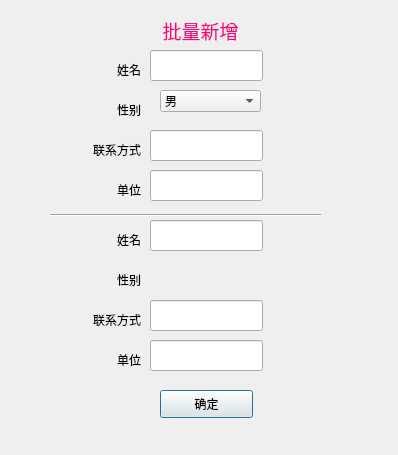
<?xml version="1.0" encoding="UTF-8"?>
<ui version="4.0">
 <class>Dialog</class>
 <widget class="QDialog" name="Dialog">
  <property name="geometry">
   <rect>
    <x>0</x>
    <y>0</y>
    <width>398</width>
    <height>455</height>
   </rect>
  </property>
  <property name="windowTitle">
   <string>Dialog</string>
  </property>
  <widget class="QPushButton" name="conFrim">
   <property name="geometry">
    <rect>
     <x>160</x>
     <y>390</y>
     <width>93</width>
     <height>28</height>
    </rect>
   </property>
   <property name="text">
    <string>确定</string>
   </property>
  </widget>
  <widget class="Line" name="line">
   <property name="geometry">
    <rect>
     <x>50</x>
     <y>200</y>
     <width>271</width>
     <height>31</height>
    </rect>
   </property>
   <property name="orientation">
    <enum>Qt::Horizontal</enum>
   </property>
  </widget>
  <widget class="QLabel" name="ProjectName_2">
   <property name="geometry">
    <rect>
     <x>110</x>
     <y>10</y>
     <width>181</width>
     <height>41</height>
    </rect>
   </property>
   <property name="text">
    <string>&lt;html&gt;&lt;head/&gt;&lt;body&gt;&lt;p align=&quot;center&quot;&gt;&lt;span style=&quot; font-size:14pt; color:#ff007f;&quot;&gt;批量新增&lt;/span&gt;&lt;/p&gt;&lt;/body&gt;&lt;/html&gt;</string>
   </property>
  </widget>
  <widget class="QLabel" name="password_2">
   <property name="geometry">
    <rect>
     <x>80</x>
     <y>100</y>
     <width>61</width>
     <height>20</height>
    </rect>
   </property>
   <property name="text">
    <string>&lt;html&gt;&lt;head/&gt;&lt;body&gt;&lt;p align=&quot;right&quot;&gt;性别&lt;/p&gt;&lt;/body&gt;&lt;/html&gt;</string>
   </property>
  </widget>
  <widget class="QLabel" name="Contact_2">
   <property name="geometry">
    <rect>
     <x>80</x>
     <y>140</y>
     <width>61</width>
     <height>20</height>
    </rect>
   </property>
   <property name="text">
    <string>&lt;html&gt;&lt;head/&gt;&lt;body&gt;&lt;p align=&quot;right&quot;&gt;联系方式&lt;/p&gt;&lt;/body&gt;&lt;/html&gt;</string>
   </property>
  </widget>
  <widget class="QLineEdit" name="passwordEdit_4">
   <property name="geometry">
    <rect>
     <x>150</x>
     <y>170</y>
     <width>113</width>
     <height>31</height>
    </rect>
   </property>
  </widget>
  <widget class="QLineEdit" name="userNameEdit_2">
   <property name="geometry">
    <rect>
     <x>150</x>
     <y>50</y>
     <width>113</width>
     <height>31</height>
    </rect>
   </property>
  </widget>
  <widget class="QLabel" name="userName_2">
   <property name="geometry">
    <rect>
     <x>70</x>
     <y>60</y>
     <width>71</width>
     <height>20</height>
    </rect>
   </property>
   <property name="text">
    <string>&lt;html&gt;&lt;head/&gt;&lt;body&gt;&lt;p align=&quot;right&quot;&gt;姓名&lt;/p&gt;&lt;/body&gt;&lt;/html&gt;</string>
   </property>
  </widget>
  <widget class="QLabel" name="Address_2">
   <property name="geometry">
    <rect>
     <x>80</x>
     <y>180</y>
     <width>61</width>
     <height>20</height>
    </rect>
   </property>
   <property name="text">
    <string>&lt;html&gt;&lt;head/&gt;&lt;body&gt;&lt;p align=&quot;right&quot;&gt;单位&lt;/p&gt;&lt;/body&gt;&lt;/html&gt;</string>
   </property>
  </widget>
  <widget class="QLineEdit" name="passwordEdit_5">
   <property name="geometry">
    <rect>
     <x>150</x>
     <y>130</y>
     <width>113</width>
     <height>31</height>
    </rect>
   </property>
  </widget>
  <widget class="QLabel" name="Address">
   <property name="geometry">
    <rect>
     <x>80</x>
     <y>350</y>
     <width>61</width>
     <height>20</height>
    </rect>
   </property>
   <property name="text">
    <string>&lt;html&gt;&lt;head/&gt;&lt;body&gt;&lt;p align=&quot;right&quot;&gt;单位&lt;/p&gt;&lt;/body&gt;&lt;/html&gt;</string>
   </property>
  </widget>
  <widget class="QLabel" name="password">
   <property name="geometry">
    <rect>
     <x>80</x>
     <y>270</y>
     <width>61</width>
     <height>20</height>
    </rect>
   </property>
   <property name="text">
    <string>&lt;html&gt;&lt;head/&gt;&lt;body&gt;&lt;p align=&quot;right&quot;&gt;性别&lt;/p&gt;&lt;/body&gt;&lt;/html&gt;</string>
   </property>
  </widget>
  <widget class="QLineEdit" name="passwordEdit_3">
   <property name="geometry">
    <rect>
     <x>150</x>
     <y>340</y>
     <width>113</width>
     <height>31</height>
    </rect>
   </property>
  </widget>
  <widget class="QLineEdit" name="userNameEdit">
   <property name="geometry">
    <rect>
     <x>150</x>
     <y>220</y>
     <width>113</width>
     <height>31</height>
    </rect>
   </property>
  </widget>
  <widget class="QLabel" name="Contact">
   <property name="geometry">
    <rect>
     <x>80</x>
     <y>310</y>
     <width>61</width>
     <height>20</height>
    </rect>
   </property>
   <property name="text">
    <string>&lt;html&gt;&lt;head/&gt;&lt;body&gt;&lt;p align=&quot;right&quot;&gt;联系方式&lt;/p&gt;&lt;/body&gt;&lt;/html&gt;</string>
   </property>
  </widget>
  <widget class="QLineEdit" name="passwordEdit_2">
   <property name="geometry">
    <rect>
     <x>150</x>
     <y>300</y>
     <width>113</width>
     <height>31</height>
    </rect>
   </property>
  </widget>
  <widget class="QLabel" name="userName">
   <property name="geometry">
    <rect>
     <x>70</x>
     <y>230</y>
     <width>71</width>
     <height>20</height>
    </rect>
   </property>
   <property name="text">
    <string>&lt;html&gt;&lt;head/&gt;&lt;body&gt;&lt;p align=&quot;right&quot;&gt;姓名&lt;/p&gt;&lt;/body&gt;&lt;/html&gt;</string>
   </property>
  </widget>
  <widget class="QComboBox" name="gentle">
   <property name="geometry">
    <rect>
     <x>160</x>
     <y>90</y>
     <width>101</width>
     <height>22</height>
    </rect>
   </property>
   <item>
    <property name="text">
     <string>男</string>
    </property>
   </item>
   <item>
    <property name="text">
     <string>女</string>
    </property>
   </item>
  </widget>
 </widget>
 <resources/>
 <connections/>
</ui>
